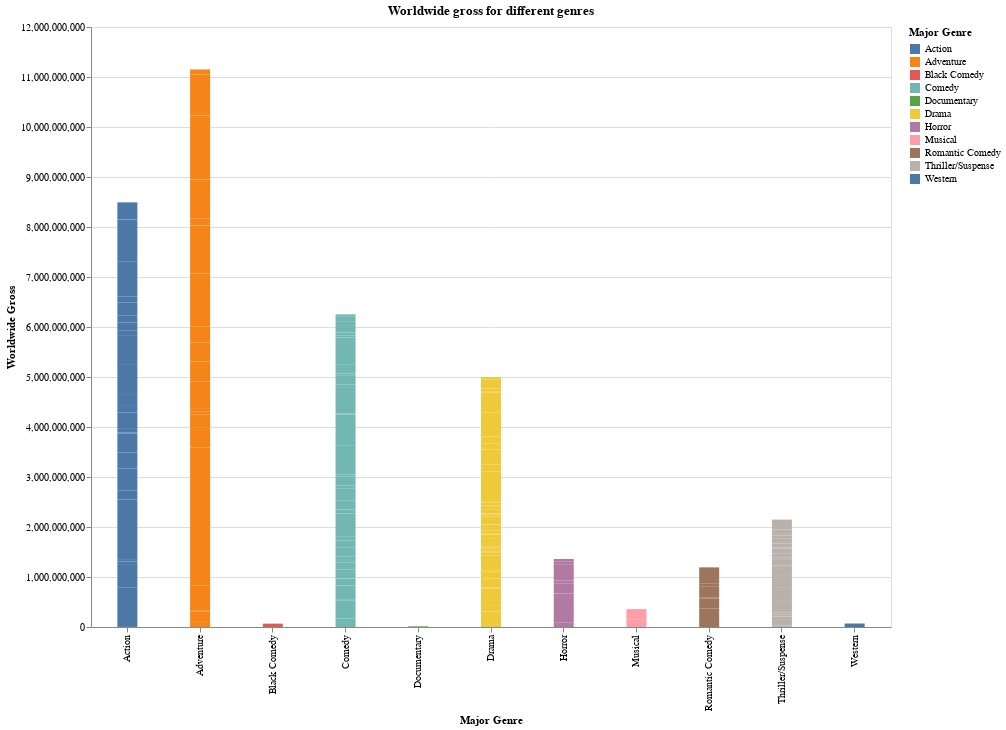

The notebook cell this image was saved under:
### Markdown cell above
<h3> Based on the above graph - Production budgets are directly related to the worldwide gross collections</h3>

### Code cell
'''Assuming that different/specific genre have high worldwide collection. So, lets see the worldwide collection based on genre'''

alt.Chart(movies_data, height = 600, width = 800)\
    .mark_bar(size = 20) \
    .encode(x='Major Genre:O',
     y = 'Worldwide Gross:Q',
    color = 'Major Genre')\
    .properties(title='Worldwide gross for different genres')

### Figure 1 — Vega-Lite specification as saved in the notebook (floating-point values rounded to 4 significant figures; data arrays with more than 128 entries replaced by an {"elided": "..."} marker saying what was removed)
{"$schema": "https://vega.github.io/schema/vega-lite/v4.8.1.json", "config": {"view": {"continuousHeight": 300, "continuousWidth": 400}}, "data": {"name": "data-bfc3b49e1ac0dbfca47079e652fb3c58"}, "datasets": {"data-bfc3b49e1ac0dbfca47079e652fb3c58": {"elided": "174 records"}}, "encoding": {"color": {"field": "Major Genre", "type": "nominal"}, "x": {"field": "Major Genre", "type": "ordinal"}, "y": {"field": "Worldwide Gross", "type": "quantitative"}}, "height": 600, "mark": {"size": 20, "type": "bar"}, "title": "Worldwide gross for different genres", "width": 800}
